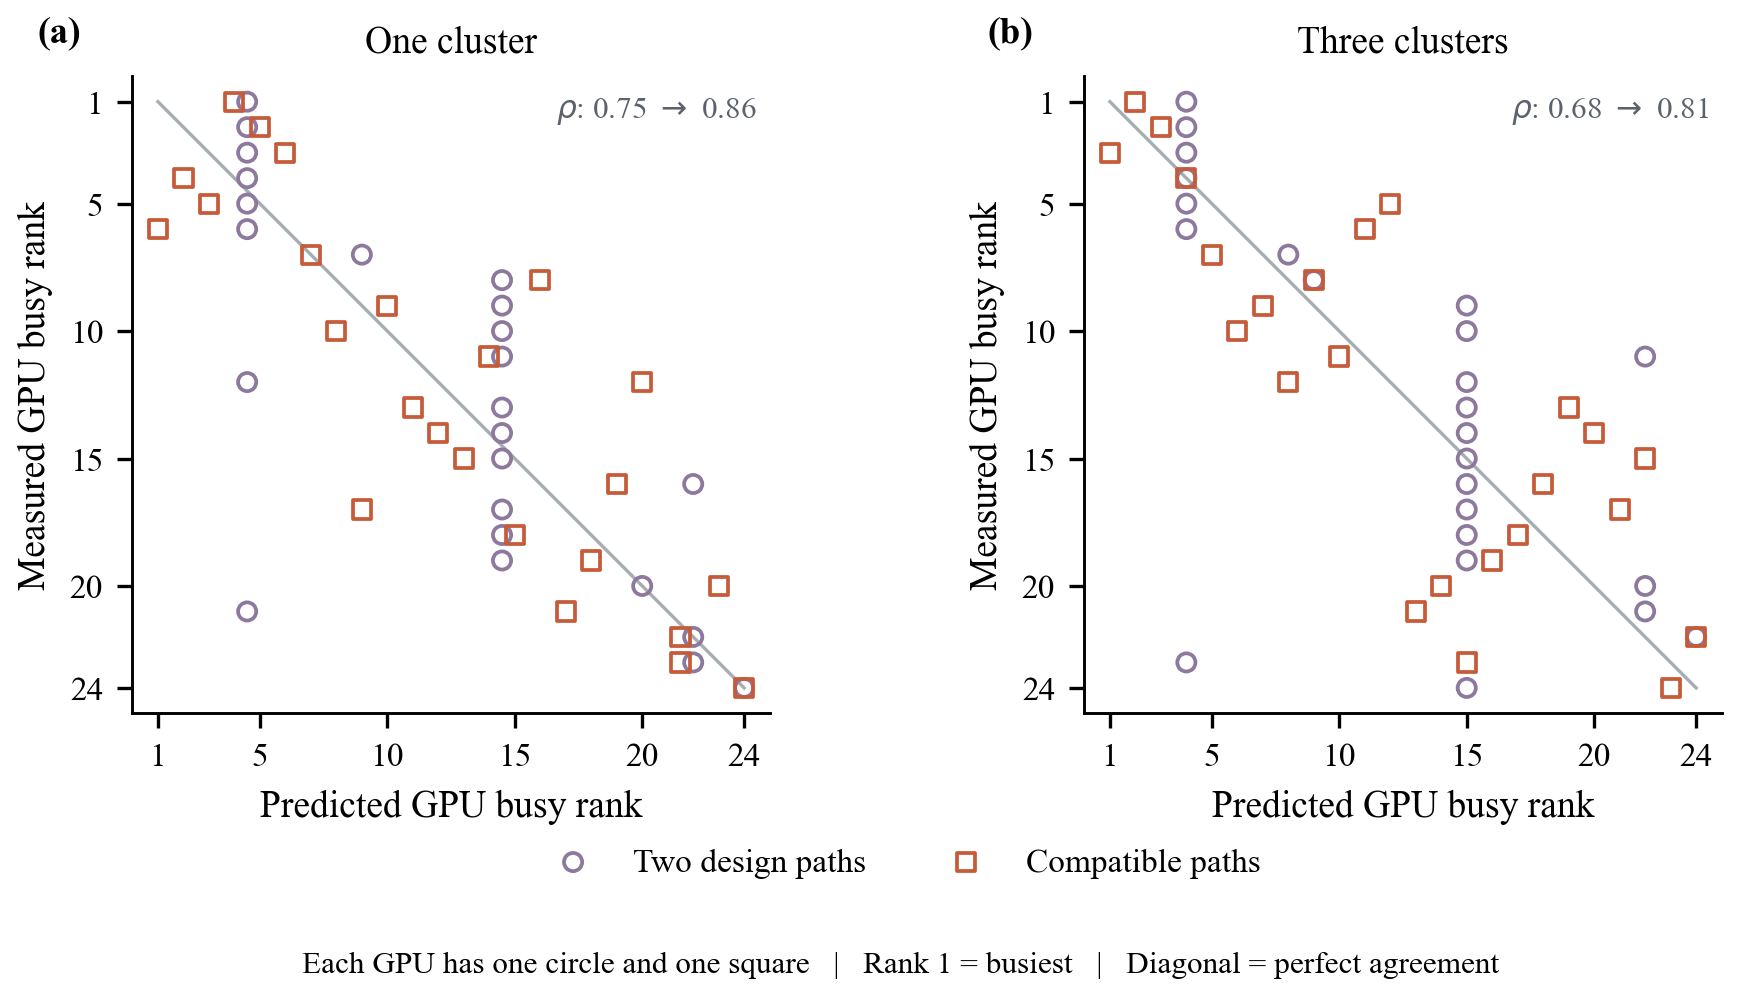

Python code for this plot:
"""Predicted GPU-demand ranks versus measured busy ranks in the 240 s audit."""

import json

import matplotlib.pyplot as plt
from scipy.stats import rankdata, spearmanr

from common import CANONICAL, GRAY, OURS, ROOT, panel, read, save
from experiments.critical_graph.model_audit import state_from_placement
from experiments.critical_graph.partition import scenario
from experiments.critical_graph.path_ensemble import measure as path_ensemble_measure
from experiments.critical_graph.topology import TopologyModel


def source(s):
    model = TopologyModel(scenario(s)[0])
    state = state_from_placement(ROOT / "experiments" / "critical_graph" / "runs" / s / "placement.json")
    profile = read(f"experiments/critical_graph/runs/{s}/pilot_profile_seed1_240.json")
    actual = {int(k.split("-")[1]) - 2: v for k, v in profile["gpu_busy_fraction"].items()}
    canonical = {node: 0.0 for node in model.types}
    for path in state["paths"]:
        for stage in model._stages(state, path):
            if stage["device"] != "sink":
                node = int(stage["device"])
                canonical[node] += 0.5 * max(
                    stage["prefill_s"] / model.prompt_tokens,
                    stage["decode_s"] / model.decode_batch)
    ensemble = path_ensemble_measure(model, state).gpu_demand_s
    keys = sorted(actual)
    return {name: [values[k] for k in keys] for name, values in
            (("actual", actual), ("canonical", canonical), ("ensemble", ensemble))}


def main():
    audit = read("experiments/critical_graph/runs/resource_audit_seed1_240.json")
    fig, axes = plt.subplots(1, 2, figsize=(7.15, 3.6))
    for ax, s, letter, title in zip(
        axes, ("single", "multi"), "ab", ("One cluster", "Three clusters")
    ):
        data = source(s)
        actual = rankdata([-x for x in data["actual"]], method="average")
        ax.plot([1, 24], [1, 24], color="#A6ADB3", linewidth=0.8, zorder=0)
        correlations = []
        for name, marker, color, label in (
            ("canonical", "o", CANONICAL, "Two design paths"),
            ("ensemble", "s", OURS, "Compatible paths"),
        ):
            predicted = rankdata([-x for x in data[name]], method="average")
            rho = spearmanr(actual, predicted).statistic
            expected = audit[s]["canonical_rank_correlation" if name == "canonical"
                                else "path_ensemble_rank_correlation"]
            assert abs(rho - expected) < 1e-10
            correlations.append(rho)
            ax.scatter(predicted, actual, s=19, marker=marker, facecolor="none",
                       edgecolor=color, linewidth=0.9, label=label)
        ax.set_xlim(0, 25)
        ax.set_ylim(25, 0)
        ax.set_xticks([1, 5, 10, 15, 20, 24])
        ax.set_yticks([1, 5, 10, 15, 20, 24])
        ax.set_xlabel("Predicted GPU busy rank")
        ax.set_ylabel("Measured GPU busy rank")
        ax.set_aspect("equal")
        ax.set_title(title, fontsize=9)
        ax.text(0.98, 0.97,
                f"$\\rho$: {correlations[0]:.2f} $\\rightarrow$ {correlations[1]:.2f}",
                transform=ax.transAxes, ha="right", va="top", fontsize=7.5,
                color=GRAY)
        panel(ax, letter)
    handles, labels = axes[0].get_legend_handles_labels()
    fig.legend(handles, labels, loc="lower center", bbox_to_anchor=(0.5, 0.10),
               ncol=2, frameon=False, fontsize=8)
    fig.text(0.5, 0.035,
             "Each GPU has one circle and one square   |   Rank 1 = busiest   |   Diagonal = perfect agreement",
             ha="center", va="bottom", fontsize=7.5)
    fig.subplots_adjust(wspace=0.34, bottom=0.28, top=0.87)
    save(fig, "fig03_bottleneck_ranks")


if __name__ == "__main__":
    main()
